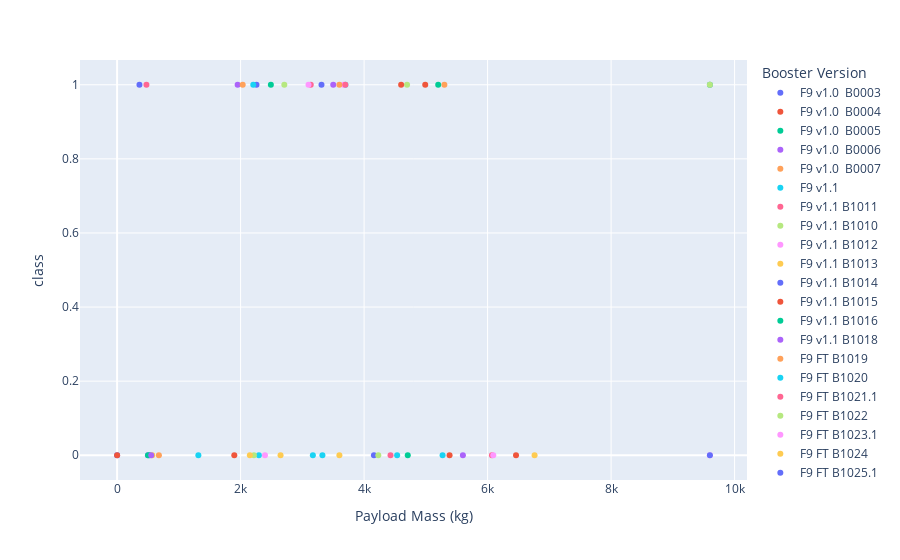
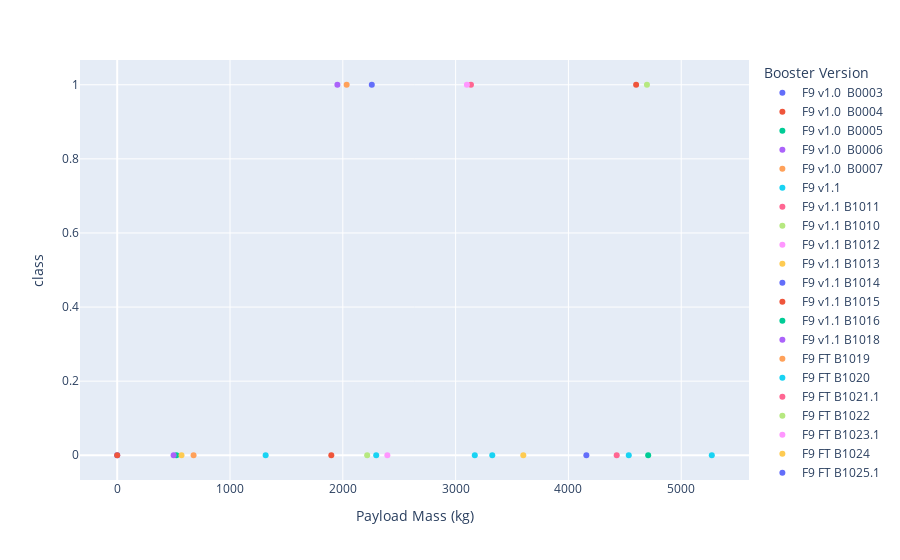

These figures' notebook cell, in order:
### Markdown cell above
The second part of the graphing validation is reviewing the Scatter plots and the manipulation that it can be done with it.

### Code cell
#We will make the scatter plot dependent 
#of the minimum and maximum payload mass that can be found on the data
filtered_data1 = spacex_df[(spacex_df['Payload Mass (kg)']>=min_payload)
      &(spacex_df['Payload Mass (kg)']<=max_payload)]

specific_df=spacex_df.loc[spacex_df['Launch Site'] == 'CCAFS LC-40']
filtered_data2 = specific_df[(specific_df['Payload Mass (kg)']>=min_payload)
      &(spacex_df['Payload Mass (kg)']<=max_payload)]

#We will use one scatter plot for showing all the data from max to min payload
#And the second scatter plot will be used with the CCAFS launching site
scatterplot1 = px.scatter(filtered_data1, x="Payload Mass (kg)", y="class", 
        color="Booster Version")
scatterplot2 = px.scatter(filtered_data2, x="Payload Mass (kg)", y="class", 
        color="Booster Version")

scatterplot1.show()
scatterplot2.show()

### Figure 1 — Plotly figure (JSON) as saved in the notebook; plotly's stock layout.template omitted (floating-point values rounded to 4 significant figures)
{"data": [{"hovertemplate": "Booster Version=F9 v1.0  B0003<br>Payload Mass (kg)=%{x}<br>class=%{y}<extra></extra>", "legendgroup": "F9 v1.0  B0003", "marker": {"color": "#636efa", "symbol": "circle"}, "mode": "markers", "name": "F9 v1.0  B0003", "orientation": "v", "showlegend": true, "type": "scatter", "x": [0], "xaxis": "x", "y": [0], "yaxis": "y"}, {"hovertemplate": "Booster Version=F9 v1.0  B0004<br>Payload Mass (kg)=%{x}<br>class=%{y}<extra></extra>", "legendgroup": "F9 v1.0  B0004", "marker": {"color": "#EF553B", "symbol": "circle"}, "mode": "markers", "name": "F9 v1.0  B0004", "orientation": "v", "showlegend": true, "type": "scatter", "x": [0], "xaxis": "x", "y": [0], "yaxis": "y"}, {"hovertemplate": "Booster Version=F9 v1.0  B0005<br>Payload Mass (kg)=%{x}<br>class=%{y}<extra></extra>", "legendgroup": "F9 v1.0  B0005", "marker": {"color": "#00cc96", "symbol": "circle"}, "mode": "markers", "name": "F9 v1.0  B0005", "orientation": "v", "showlegend": true, "type": "scatter", "x": [525], "xaxis": "x", "y": [0], "yaxis": "y"}, {"hovertemplate": "Booster Version=F9 v1.0  B0006<br>Payload Mass (kg)=%{x}<br>class=%{y}<extra></extra>", "legendgroup": "F9 v1.0  B0006", "marker": {"color": "#ab63fa", "symbol": "circle"}, "mode": "markers", "name": "F9 v1.0  B0006", "orientation": "v", "showlegend": true, "type": "scatter", "x": [500], "xaxis": "x", "y": [0], "yaxis": "y"}, {"hovertemplate": "Booster Version=F9 v1.0  B0007<br>Payload Mass (kg)=%{x}<br>class=%{y}<extra></extra>", "legendgroup": "F9 v1.0  B0007", "marker": {"color": "#FFA15A", "symbol": "circle"}, "mode": "markers", "name": "F9 v1.0  B0007", "orientation": "v", "showlegend": true, "type": "scatter", "x": [677], "xaxis": "x", "y": [0], "yaxis": "y"}, {"hovertemplate": "Booster Version=F9 v1.1<br>Payload Mass (kg)=%{x}<br>class=%{y}<extra></extra>", "legendgroup": "F9 v1.1", "marker": {"color": "#19d3f3", "symbol": "circle"}, "mode": "markers", "name": "F9 v1.1", "orientation": "v", "showlegend": true, "type": "scatter", "x": [3170, 3325, 2296, 1316, 4535], "xaxis": "x", "y": [0, 0, 0, 0, 0], "yaxis": "y"}, {"hovertemplate": "Booster Version=F9 v1.1 B1011<br>Payload Mass (kg)=%{x}<br>class=%{y}<extra></extra>", "legendgroup": "F9 v1.1 B1011", "marker": {"color": "#FF6692", "symbol": "circle"}, "mode": "markers", "name": "F9 v1.1 B1011", "orientation": "v", "showlegend": true, "type": "scatter", "x": [4428], "xaxis": "x", "y": [0], "yaxis": "y"}, {"hovertemplate": "Booster Version=F9 v1.1 B1010<br>Payload Mass (kg)=%{x}<br>class=%{y}<extra></extra>", "legendgroup": "F9 v1.1 B1010", "marker": {"color": "#B6E880", "symbol": "circle"}, "mode": "markers", "name": "F9 v1.1 B1010", "orientation": "v", "showlegend": true, "type": "scatter", "x": [2216], "xaxis": "x", "y": [0], "yaxis": "y"}, {"hovertemplate": "Booster Version=F9 v1.1 B1012<br>Payload Mass (kg)=%{x}<br>class=%{y}<extra></extra>", "legendgroup": "F9 v1.1 B1012", "marker": {"color": "#FF97FF", "symbol": "circle"}, "mode": "markers", "name": "F9 v1.1 B1012", "orientation": "v", "showlegend": true, "type": "scatter", "x": [2395], "xaxis": "x", "y": [0], "yaxis": "y"}, {"hovertemplate": "Booster Version=F9 v1.1 B1013<br>Payload Mass (kg)=%{x}<br>class=%{y}<extra></extra>", "legendgroup": "F9 v1.1 B1013", "marker": {"color": "#FECB52", "symbol": "circle"}, "mode": "markers", "name": "F9 v1.1 B1013", "orientation": "v", "showlegend": true, "type": "scatter", "x": [570], "xaxis": "x", "y": [0], "yaxis": "y"}, {"hovertemplate": "Booster Version=F9 v1.1 B1014<br>Payload Mass (kg)=%{x}<br>class=%{y}<extra></extra>", "legendgroup": "F9 v1.1 B1014", "marker": {"color": "#636efa", "symbol": "circle"}, "mode": "markers", "name": "F9 v1.1 B1014", "orientation": "v", "showlegend": true, "type": "scatter", "x": [4159], "xaxis": "x", "y": [0], "yaxis": "y"}, {"hovertemplate": "Booster Version=F9 v1.1 B1015<br>Payload Mass (kg)=%{x}<br>class=%{y}<extra></extra>", "legendgroup": "F9 v1.1 B1015", "marker": {"color": "#EF553B", "symbol": "circle"}, "mode": "markers", "name": "F9 v1.1 B1015", "orientation": "v", "showlegend": true, "type": "scatter", "x": [1898], "xaxis": "x", "y": [0], "yaxis": "y"}, {"hovertemplate": "Booster Version=F9 v1.1 B1016<br>Payload Mass (kg)=%{x}<br>class=%{y}<extra></extra>", "legendgroup": "F9 v1.1 B1016", "marker": {"color": "#00cc96", "symbol": "circle"}, "mode": "markers", "name": "F9 v1.1 B1016", "orientation": "v", "showlegend": true, "type": "scatter", "x": [4707], "xaxis": "x", "y": [0], "yaxis": "y"}, {"hovertemplate": "Booster Version=F9 v1.1 B1018<br>Payload Mass (kg)=%{x}<br>class=%{y}<extra></extra>", "legendgroup": "F9 v1.1 B1018", "marker": {"color": "#ab63fa", "symbol": "circle"}, "mode": "markers", "name": "F9 v1.1 B1018", "orientation": "v", "showlegend": true, "type": "scatter", "x": [1952], "xaxis": "x", "y": [1], "yaxis": "y"}, {"hovertemplate": "Booster Version=F9 FT B1019<br>Payload Mass (kg)=%{x}<br>class=%{y}<extra></extra>", "legendgroup": "F9 FT B1019", "marker": {"color": "#FFA15A", "symbol": "circle"}, "mode": "markers", "name": "F9 FT B1019", "orientation": "v", "showlegend": true, "type": "scatter", "x": [2034], "xaxis": "x", "y": [1], "yaxis": "y"}, {"hovertemplate": "Booster Version=F9 FT B1020<br>Payload Mass (kg)=%{x}<br>class=%{y}<extra></extra>", "legendgroup": "F9 FT B1020", "marker": {"color": "#19d3f3", "symbol": "circle"}, "mode": "markers", "name": "F9 FT B1020", "orientation": "v", "showlegend": true, "type": "scatter", "x": [5271], "xaxis": "x", "y": [0], "yaxis": "y"}, {"hovertemplate": "Booster Version=F9 FT B1021.1<br>Payload Mass (kg)=%{x}<br>class=%{y}<extra></extra>", "legendgroup": "F9 FT B1021.1", "marker": {"color": "#FF6692", "symbol": "circle"}, "mode": "markers", "name": "F9 FT B1021.1", "orientation": "v", "showlegend": true, "type": "scatter", "x": [3136], "xaxis": "x", "y": [1], "yaxis": "y"}, {"hovertemplate": "Booster Version=F9 FT B1022<br>Payload Mass (kg)=%{x}<br>class=%{y}<extra></extra>", "legendgroup": "F9 FT B1022", "marker": {"color": "#B6E880", "symbol": "circle"}, "mode": "markers", "name": "F9 FT B1022", "orientation": "v", "showlegend": true, "type": "scatter", "x": [4696], "xaxis": "x", "y": [1], "yaxis": "y"}, {"hovertemplate": "Booster Version=F9 FT B1023.1<br>Payload Mass (kg)=%{x}<br>class=%{y}<extra></extra>", "legendgroup": "F9 FT B1023.1", "marker": {"color": "#FF97FF", "symbol": "circle"}, "mode": "markers", "name": "F9 FT B1023.1", "orientation": "v", "showlegend": true, "type": "scatter", "x": [3100], "xaxis": "x", "y": [1], "yaxis": "y"}, {"hovertemplate": "Booster Version=F9 FT B1024<br>Payload Mass (kg)=%{x}<br>class=%{y}<extra></extra>", "legendgroup": "F9 FT B1024", "marker": {"color": "#FECB52", "symbol": "circle"}, "mode": "markers", "name": "F9 FT B1024", "orientation": "v", "showlegend": true, "type": "scatter", "x": [3600], "xaxis": "x", "y": [0], "yaxis": "y"}, {"hovertemplate": "Booster Version=F9 FT B1025.1<br>Payload Mass (kg)=%{x}<br>class=%{y}<extra></extra>", "legendgroup": "F9 FT B1025.1", "marker": {"color": "#636efa", "symbol": "circle"}, "mode": "markers", "name": "F9 FT B1025.1", "orientation": "v", "showlegend": true, "type": "scatter", "x": [2257], "xaxis": "x", "y": [1], "yaxis": "y"}, {"hovertemplate": "Booster Version=F9 FT B1026<br>Payload Mass (kg)=%{x}<br>class=%{y}<extra></extra>", "legendgroup": "F9 FT B1026", "marker": {"color": "#EF553B", "symbol": "circle"}, "mode": "markers", "name": "F9 FT B1026", "orientation": "v", "showlegend": true, "type": "scatter", "x": [4600], "xaxis": "x", "y": [1], "yaxis": "y"}, {"hovertemplate": "Booster Version=F9 v1.1  B1003<br>Payload Mass (kg)=%{x}<br>class=%{y}<extra></extra>", "legendgroup": "F9 v1.1  B1003", "marker": {"color": "#00cc96", "symbol": "circle"}, "mode": "markers", "name": "F9 v1.1  B1003", "orientation": "v", "showlegend": true, "type": "scatter", "x": [500], "xaxis": "x", "y": [0], "yaxis": "y"}, {"hovertemplate": "Booster Version=F9 v1.1 B1017<br>Payload Mass (kg)=%{x}<br>class=%{y}<extra></extra>", "legendgroup": "F9 v1.1 B1017", "marker": {"color": "#ab63fa", "symbol": "circle"}, "mode": "markers", "name": "F9 v1.1 B1017", "orientation": "v", "showlegend": true, "type": "scatter", "x": [553], "xaxis": "x", "y": [0], "yaxis": "y"}, {"hovertemplate": "Booster Version=F9 FT B1029.1<br>Payload Mass (kg)=%{x}<br>class=%{y}<extra></extra>", "legendgroup": "F9 FT B1029.1", "marker": {"color": "#FFA15A", "symbol": "circle"}, "mode": "markers", "name": "F9 FT B1029.1", "orientation": "v", "showlegend": true, "type": "scatter", "x": [9600], "xaxis": "x", "y": [1], "yaxis": "y"}, {"hovertemplate": "Booster Version=F9 FT B1036.1<br>Payload Mass (kg)=%{x}<br>class=%{y}<extra></extra>", "legendgroup": "F9 FT B1036.1", "marker": {"color": "#19d3f3", "symbol": "circle"}, "mode": "markers", "name": "F9 FT B1036.1", "orientation": "v", "showlegend": true, "type": "scatter", "x": [9600], "xaxis": "x", "y": [1], "yaxis": "y"}, {"hovertemplate": "Booster Version=F9 FT B1038.1<br>Payload Mass (kg)=%{x}<br>class=%{y}<extra></extra>", "legendgroup": "F9 FT B1038.1", "marker": {"color": "#FF6692", "symbol": "circle"}, "mode": "markers", "name": "F9 FT B1038.1", "orientation": "v", "showlegend": true, "type": "scatter", "x": [475], "xaxis": "x", "y": [1], "yaxis": "y"}, {"hovertemplate": "Booster Version=F9 B4 B1041.1<br>Payload Mass (kg)=%{x}<br>class=%{y}<extra></extra>", "legendgroup": "F9 B4 B1041.1", "marker": {"color": "#B6E880", "symbol": "circle"}, "mode": "markers", "name": "F9 B4 B1041.1", "orientation": "v", "showlegend": true, "type": "scatter", "x": [9600], "xaxis": "x", "y": [1], "yaxis": "y"}, {"hovertemplate": "Booster Version=F9 FT  B1036.2<br>Payload Mass (kg)=%{x}<br>class=%{y}<extra></extra>", "legendgroup": "F9 FT  B1036.2", "marker": {"color": "#FF97FF", "symbol": "circle"}, "mode": "markers", "name": "F9 FT  B1036.2", "orientation": "v", "showlegend": true, "type": "scatter", "x": [9600], "xaxis": "x", "y": [0], "yaxis": "y"}, {"hovertemplate": "Booster Version=F9 FT  B1038.2<br>Payload Mass (kg)=%{x}<br>class=%{y}<extra></extra>", "legendgroup": "F9 FT  B1038.2", "marker": {"color": "#FECB52", "symbol": "circle"}, "mode": "markers", "name": "F9 FT  B1038.2", "orientation": "v", "showlegend": true, "type": "scatter", "x": [2150], "xaxis": "x", "y": [0], "yaxis": "y"}, {"hovertemplate": "Booster Version=F9 B4  B1041.2<br>Payload Mass (kg)=%{x}<br>class=%{y}<extra></extra>", "legendgroup": "F9 B4  B1041.2", "marker": {"color": "#636efa", "symbol": "circle"}, "mode": "markers", "name": "F9 B4  B1041.2", "orientation": "v", "showlegend": true, "type": "scatter", "x": [9600], "xaxis": "x", "y": [0], "yaxis": "y"}, {"hovertemplate": "Booster Version=F9 B4  B1043.2<br>Payload Mass (kg)=%{x}<br>class=%{y}<extra></extra>", "legendgroup": "F9 B4  B1043.2", "marker": {"color": "#EF553B", "symbol": "circle"}, "mode": "markers", "name": "F9 B4  B1043.2", "orientation": "v", "showlegend": true, "type": "scatter", "x": [6460], "xaxis": "x", "y": [0], "yaxis": "y"}, {"hovertemplate": "Booster Version=F9 FT B1031.1<br>Payload Mass (kg)=%{x}<br>class=%{y}<extra></extra>", "legendgroup": "F9 FT B1031.1", "marker": {"color": "#00cc96", "symbol": "circle"}, "mode": "markers", "name": "F9 FT B1031.1", "orientation": "v", "showlegend": true, "type": "scatter", "x": [2490], "xaxis": "x", "y": [1], "yaxis": "y"}, {"hovertemplate": "Booster Version=F9 FT B1030<br>Payload Mass (kg)=%{x}<br>class=%{y}<extra></extra>", "legendgroup": "F9 FT B1030", "marker": {"color": "#ab63fa", "symbol": "circle"}, "mode": "markers", "name": "F9 FT B1030", "orientation": "v", "showlegend": true, "type": "scatter", "x": [5600], "xaxis": "x", "y": [0], "yaxis": "y"}, {"hovertemplate": "Booster Version=F9 FT  B1021.2<br>Payload Mass (kg)=%{x}<br>class=%{y}<extra></extra>", "legendgroup": "F9 FT  B1021.2", "marker": {"color": "#FFA15A", "symbol": "circle"}, "mode": "markers", "name": "F9 FT  B1021.2", "orientation": "v", "showlegend": true, "type": "scatter", "x": [5300], "xaxis": "x", "y": [1], "yaxis": "y"}, {"hovertemplate": "Booster Version=F9 FT B1032.1<br>Payload Mass (kg)=%{x}<br>class=%{y}<extra></extra>", "legendgroup": "F9 FT B1032.1", "marker": {"color": "#19d3f3", "symbol": "circle"}, "mode": "markers", "name": "F9 FT B1032.1", "orientation": "v", "showlegend": true, "type": "scatter", "x": [3697.0], "xaxis": "x", "y": [1], "yaxis": "y"}, {"hovertemplate": "Booster Version=F9 FT B1034<br>Payload Mass (kg)=%{x}<br>class=%{y}<extra></extra>", "legendgroup": "F9 FT B1034", "marker": {"color": "#FF6692", "symbol": "circle"}, "mode": "markers", "name": "F9 FT B1034", "orientation": "v", "showlegend": true, "type": "scatter", "x": [6070], "xaxis": "x", "y": [0], "yaxis": "y"}, {"hovertemplate": "Booster Version=F9 FT B1035.1<br>Payload Mass (kg)=%{x}<br>class=%{y}<extra></extra>", "legendgroup": "F9 FT B1035.1", "marker": {"color": "#B6E880", "symbol": "circle"}, "mode": "markers", "name": "F9 FT B1035.1", "orientation": "v", "showlegend": true, "type": "scatter", "x": [2708], "xaxis": "x", "y": [1], "yaxis": "y"}, {"hovertemplate": "Booster Version=F9 FT  B1029.2<br>Payload Mass (kg)=%{x}<br>class=%{y}<extra></extra>", "legendgroup": "F9 FT  B1029.2", "marker": {"color": "#FF97FF", "symbol": "circle"}, "mode": "markers", "name": "F9 FT  B1029.2", "orientation": "v", "showlegend": true, "type": "scatter", "x": [3669], "xaxis": "x", "y": [1], "yaxis": "y"}, {"hovertemplate": "Booster Version=F9 FT B1037<br>Payload Mass (kg)=%{x}<br>class=%{y}<extra></extra>", "legendgroup": "F9 FT B1037", "marker": {"color": "#FECB52", "symbol": "circle"}, "mode": "markers", "name": "F9 FT B1037", "orientation": "v", "showlegend": true, "type": "scatter", "x": [6761], "xaxis": "x", "y": [0], "yaxis": "y"}, {"hovertemplate": "Booster Version=F9 B4 B1039.1<br>Payload Mass (kg)=%{x}<br>class=%{y}<extra></extra>", "legendgroup": "F9 B4 B1039.1", "marker": {"color": "#636efa", "symbol": "circle"}, "mode": "markers", "name": "F9 B4 B1039.1", "orientation": "v", "showlegend": true, "type": "scatter", "x": [3310], "xaxis": "x", "y": [1], "yaxis": "y"}, {"hovertemplate": "Booster Version=F9 B4 B1040.1<br>Payload Mass (kg)=%{x}<br>class=%{y}<extra></extra>", "legendgroup": "F9 B4 B1040.1", "marker": {"color": "#EF553B", "symbol": "circle"}, "mode": "markers", "name": "F9 B4 B1040.1", "orientation": "v", "showlegend": true, "type": "scatter", "x": [4990], "xaxis": "x", "y": [1], "yaxis": "y"}, {"hovertemplate": "Booster Version=F9 FT  B1031.2<br>Payload Mass (kg)=%{x}<br>class=%{y}<extra></extra>", "legendgroup": "F9 FT  B1031.2", "marker": {"color": "#00cc96", "symbol": "circle"}, "mode": "markers", "name": "F9 FT  B1031.2", "orientation": "v", "showlegend": true, "type": "scatter", "x": [5200], "xaxis": "x", "y": [1], "yaxis": "y"}, {"hovertemplate": "Booster Version=F9 B4 B1042.1<br>Payload Mass (kg)=%{x}<br>class=%{y}<extra></extra>", "legendgroup": "F9 B4 B1042.1", "marker": {"color": "#ab63fa", "symbol": "circle"}, "mode": "markers", "name": "F9 B4 B1042.1", "orientation": "v", "showlegend": true, "type": "scatter", "x": [3500], "xaxis": "x", "y": [1], "yaxis": "y"}, {"hovertemplate": "Booster Version=F9 B5  B1046.1<br>Payload Mass (kg)=%{x}<br>class=%{y}<extra></extra>", "legendgroup": "F9 B5  B1046.1", "marker": {"color": "#FFA15A", "symbol": "circle"}, "mode": "markers", "name": "F9 B5  B1046.1", "orientation": "v", "showlegend": true, "type": "scatter", "x": [3600], "xaxis": "x", "y": [1], "yaxis": "y"}, {"hovertemplate": "Booster Version=F9 FT  B1035.2<br>Payload Mass (kg)=%{x}<br>class=%{y}<extra></extra>", "legendgroup": "F9 FT  B1035.2", "marker": {"color": "#19d3f3", "symbol": "circle"}, "mode": "markers", "name": "F9 FT  B1035.2", "orientation": "v", "showlegend": true, "type": "scatter", "x": [2205], "xaxis": "x", "y": [1], "yaxis": "y"}, {"hovertemplate": "Booster Version=F9 B4 B1043.1<br>Payload Mass (kg)=%{x}<br>class=%{y}<extra></extra>", "legendgroup": "F9 B4 B1043.1", "marker": {"color": "#FF6692", "symbol": "circle"}, "mode": "markers", "name": "F9 B4 B1043.1", "orientation": "v", "showlegend": true, "type": "scatter", "x": [3697.0], "xaxis": "x", "y": [1], "yaxis": "y"}, {"hovertemplate": "Booster Version=F9 FT  B1032.2<br>Payload Mass (kg)=%{x}<br>class=%{y}<extra></extra>", "legendgroup": "F9 FT  B1032.2", "marker": {"color": "#B6E880", "symbol": "circle"}, "mode": "markers", "name": "F9 FT  B1032.2", "orientation": "v", "showlegend": true, "type": "scatter", "x": [4230], "xaxis": "x", "y": [0], "yaxis": "y"}, {"hovertemplate": "Booster Version=F9 B4 B1044<br>Payload Mass (kg)=%{x}<br>class=%{y}<extra></extra>", "legendgroup": "F9 B4 B1044", "marker": {"color": "#FF97FF", "symbol": "circle"}, "mode": "markers", "name": "F9 B4 B1044", "orientation": "v", "showlegend": true, "type": "scatter", "x": [6092], "xaxis": "x", "y": [0], "yaxis": "y"}, {"hovertemplate": "Booster Version=F9 B4  B1039.2<br>Payload Mass (kg)=%{x}<br>class=%{y}<extra></extra>", "legendgroup": "F9 B4  B1039.2", "marker": {"color": "#FECB52", "symbol": "circle"}, "mode": "markers", "name": "F9 B4  B1039.2", "orientation": "v", "showlegend": true, "type": "scatter", "x": [2647], "xaxis": "x", "y": [0], "yaxis": "y"}, {"hovertemplate": "Booster Version=F9 B4 B1045.1<br>Payload Mass (kg)=%{x}<br>class=%{y}<extra></extra>", "legendgroup": "F9 B4 B1045.1", "marker": {"color": "#636efa", "symbol": "circle"}, "mode": "markers", "name": "F9 B4 B1045.1", "orientation": "v", "showlegend": true, "type": "scatter", "x": [362], "xaxis": "x", "y": [1], "yaxis": "y"}, {"hovertemplate": "Booster Version=F9 B4  B1040.2<br>Payload Mass (kg)=%{x}<br>class=%{y}<extra></extra>", "legendgroup": "F9 B4  B1040.2", "marker": {"color": "#EF553B", "symbol": "circle"}, "mode": "markers", "name": "F9 B4  B1040.2", "orientation": "v", "showlegend": true, "type": "scatter", "x": [5384], "xaxis": "x", "y": [0], "yaxis": "y"}], "layout": {"legend": {"title": {"text": "Booster Version"}, "tracegroupgap": 0}, "margin": {"t": 60}, "xaxis": {"anchor": "y", "domain": [0, 1], "title": {"text": "Payload Mass (kg)"}}, "yaxis": {"anchor": "x", "domain": [0, 1], "title": {"text": "class"}}}}

### Figure 2 — Plotly figure (JSON) as saved in the notebook; plotly's stock layout.template omitted (floating-point values rounded to 4 significant figures)
{"data": [{"hovertemplate": "Booster Version=F9 v1.0  B0003<br>Payload Mass (kg)=%{x}<br>class=%{y}<extra></extra>", "legendgroup": "F9 v1.0  B0003", "marker": {"color": "#636efa", "symbol": "circle"}, "mode": "markers", "name": "F9 v1.0  B0003", "orientation": "v", "showlegend": true, "type": "scatter", "x": [0], "xaxis": "x", "y": [0], "yaxis": "y"}, {"hovertemplate": "Booster Version=F9 v1.0  B0004<br>Payload Mass (kg)=%{x}<br>class=%{y}<extra></extra>", "legendgroup": "F9 v1.0  B0004", "marker": {"color": "#EF553B", "symbol": "circle"}, "mode": "markers", "name": "F9 v1.0  B0004", "orientation": "v", "showlegend": true, "type": "scatter", "x": [0], "xaxis": "x", "y": [0], "yaxis": "y"}, {"hovertemplate": "Booster Version=F9 v1.0  B0005<br>Payload Mass (kg)=%{x}<br>class=%{y}<extra></extra>", "legendgroup": "F9 v1.0  B0005", "marker": {"color": "#00cc96", "symbol": "circle"}, "mode": "markers", "name": "F9 v1.0  B0005", "orientation": "v", "showlegend": true, "type": "scatter", "x": [525], "xaxis": "x", "y": [0], "yaxis": "y"}, {"hovertemplate": "Booster Version=F9 v1.0  B0006<br>Payload Mass (kg)=%{x}<br>class=%{y}<extra></extra>", "legendgroup": "F9 v1.0  B0006", "marker": {"color": "#ab63fa", "symbol": "circle"}, "mode": "markers", "name": "F9 v1.0  B0006", "orientation": "v", "showlegend": true, "type": "scatter", "x": [500], "xaxis": "x", "y": [0], "yaxis": "y"}, {"hovertemplate": "Booster Version=F9 v1.0  B0007<br>Payload Mass (kg)=%{x}<br>class=%{y}<extra></extra>", "legendgroup": "F9 v1.0  B0007", "marker": {"color": "#FFA15A", "symbol": "circle"}, "mode": "markers", "name": "F9 v1.0  B0007", "orientation": "v", "showlegend": true, "type": "scatter", "x": [677], "xaxis": "x", "y": [0], "yaxis": "y"}, {"hovertemplate": "Booster Version=F9 v1.1<br>Payload Mass (kg)=%{x}<br>class=%{y}<extra></extra>", "legendgroup": "F9 v1.1", "marker": {"color": "#19d3f3", "symbol": "circle"}, "mode": "markers", "name": "F9 v1.1", "orientation": "v", "showlegend": true, "type": "scatter", "x": [3170, 3325, 2296, 1316, 4535], "xaxis": "x", "y": [0, 0, 0, 0, 0], "yaxis": "y"}, {"hovertemplate": "Booster Version=F9 v1.1 B1011<br>Payload Mass (kg)=%{x}<br>class=%{y}<extra></extra>", "legendgroup": "F9 v1.1 B1011", "marker": {"color": "#FF6692", "symbol": "circle"}, "mode": "markers", "name": "F9 v1.1 B1011", "orientation": "v", "showlegend": true, "type": "scatter", "x": [4428], "xaxis": "x", "y": [0], "yaxis": "y"}, {"hovertemplate": "Booster Version=F9 v1.1 B1010<br>Payload Mass (kg)=%{x}<br>class=%{y}<extra></extra>", "legendgroup": "F9 v1.1 B1010", "marker": {"color": "#B6E880", "symbol": "circle"}, "mode": "markers", "name": "F9 v1.1 B1010", "orientation": "v", "showlegend": true, "type": "scatter", "x": [2216], "xaxis": "x", "y": [0], "yaxis": "y"}, {"hovertemplate": "Booster Version=F9 v1.1 B1012<br>Payload Mass (kg)=%{x}<br>class=%{y}<extra></extra>", "legendgroup": "F9 v1.1 B1012", "marker": {"color": "#FF97FF", "symbol": "circle"}, "mode": "markers", "name": "F9 v1.1 B1012", "orientation": "v", "showlegend": true, "type": "scatter", "x": [2395], "xaxis": "x", "y": [0], "yaxis": "y"}, {"hovertemplate": "Booster Version=F9 v1.1 B1013<br>Payload Mass (kg)=%{x}<br>class=%{y}<extra></extra>", "legendgroup": "F9 v1.1 B1013", "marker": {"color": "#FECB52", "symbol": "circle"}, "mode": "markers", "name": "F9 v1.1 B1013", "orientation": "v", "showlegend": true, "type": "scatter", "x": [570], "xaxis": "x", "y": [0], "yaxis": "y"}, {"hovertemplate": "Booster Version=F9 v1.1 B1014<br>Payload Mass (kg)=%{x}<br>class=%{y}<extra></extra>", "legendgroup": "F9 v1.1 B1014", "marker": {"color": "#636efa", "symbol": "circle"}, "mode": "markers", "name": "F9 v1.1 B1014", "orientation": "v", "showlegend": true, "type": "scatter", "x": [4159], "xaxis": "x", "y": [0], "yaxis": "y"}, {"hovertemplate": "Booster Version=F9 v1.1 B1015<br>Payload Mass (kg)=%{x}<br>class=%{y}<extra></extra>", "legendgroup": "F9 v1.1 B1015", "marker": {"color": "#EF553B", "symbol": "circle"}, "mode": "markers", "name": "F9 v1.1 B1015", "orientation": "v", "showlegend": true, "type": "scatter", "x": [1898], "xaxis": "x", "y": [0], "yaxis": "y"}, {"hovertemplate": "Booster Version=F9 v1.1 B1016<br>Payload Mass (kg)=%{x}<br>class=%{y}<extra></extra>", "legendgroup": "F9 v1.1 B1016", "marker": {"color": "#00cc96", "symbol": "circle"}, "mode": "markers", "name": "F9 v1.1 B1016", "orientation": "v", "showlegend": true, "type": "scatter", "x": [4707], "xaxis": "x", "y": [0], "yaxis": "y"}, {"hovertemplate": "Booster Version=F9 v1.1 B1018<br>Payload Mass (kg)=%{x}<br>class=%{y}<extra></extra>", "legendgroup": "F9 v1.1 B1018", "marker": {"color": "#ab63fa", "symbol": "circle"}, "mode": "markers", "name": "F9 v1.1 B1018", "orientation": "v", "showlegend": true, "type": "scatter", "x": [1952], "xaxis": "x", "y": [1], "yaxis": "y"}, {"hovertemplate": "Booster Version=F9 FT B1019<br>Payload Mass (kg)=%{x}<br>class=%{y}<extra></extra>", "legendgroup": "F9 FT B1019", "marker": {"color": "#FFA15A", "symbol": "circle"}, "mode": "markers", "name": "F9 FT B1019", "orientation": "v", "showlegend": true, "type": "scatter", "x": [2034], "xaxis": "x", "y": [1], "yaxis": "y"}, {"hovertemplate": "Booster Version=F9 FT B1020<br>Payload Mass (kg)=%{x}<br>class=%{y}<extra></extra>", "legendgroup": "F9 FT B1020", "marker": {"color": "#19d3f3", "symbol": "circle"}, "mode": "markers", "name": "F9 FT B1020", "orientation": "v", "showlegend": true, "type": "scatter", "x": [5271], "xaxis": "x", "y": [0], "yaxis": "y"}, {"hovertemplate": "Booster Version=F9 FT B1021.1<br>Payload Mass (kg)=%{x}<br>class=%{y}<extra></extra>", "legendgroup": "F9 FT B1021.1", "marker": {"color": "#FF6692", "symbol": "circle"}, "mode": "markers", "name": "F9 FT B1021.1", "orientation": "v", "showlegend": true, "type": "scatter", "x": [3136], "xaxis": "x", "y": [1], "yaxis": "y"}, {"hovertemplate": "Booster Version=F9 FT B1022<br>Payload Mass (kg)=%{x}<br>class=%{y}<extra></extra>", "legendgroup": "F9 FT B1022", "marker": {"color": "#B6E880", "symbol": "circle"}, "mode": "markers", "name": "F9 FT B1022", "orientation": "v", "showlegend": true, "type": "scatter", "x": [4696], "xaxis": "x", "y": [1], "yaxis": "y"}, {"hovertemplate": "Booster Version=F9 FT B1023.1<br>Payload Mass (kg)=%{x}<br>class=%{y}<extra></extra>", "legendgroup": "F9 FT B1023.1", "marker": {"color": "#FF97FF", "symbol": "circle"}, "mode": "markers", "name": "F9 FT B1023.1", "orientation": "v", "showlegend": true, "type": "scatter", "x": [3100], "xaxis": "x", "y": [1], "yaxis": "y"}, {"hovertemplate": "Booster Version=F9 FT B1024<br>Payload Mass (kg)=%{x}<br>class=%{y}<extra></extra>", "legendgroup": "F9 FT B1024", "marker": {"color": "#FECB52", "symbol": "circle"}, "mode": "markers", "name": "F9 FT B1024", "orientation": "v", "showlegend": true, "type": "scatter", "x": [3600], "xaxis": "x", "y": [0], "yaxis": "y"}, {"hovertemplate": "Booster Version=F9 FT B1025.1<br>Payload Mass (kg)=%{x}<br>class=%{y}<extra></extra>", "legendgroup": "F9 FT B1025.1", "marker": {"color": "#636efa", "symbol": "circle"}, "mode": "markers", "name": "F9 FT B1025.1", "orientation": "v", "showlegend": true, "type": "scatter", "x": [2257], "xaxis": "x", "y": [1], "yaxis": "y"}, {"hovertemplate": "Booster Version=F9 FT B1026<br>Payload Mass (kg)=%{x}<br>class=%{y}<extra></extra>", "legendgroup": "F9 FT B1026", "marker": {"color": "#EF553B", "symbol": "circle"}, "mode": "markers", "name": "F9 FT B1026", "orientation": "v", "showlegend": true, "type": "scatter", "x": [4600], "xaxis": "x", "y": [1], "yaxis": "y"}], "layout": {"legend": {"title": {"text": "Booster Version"}, "tracegroupgap": 0}, "margin": {"t": 60}, "xaxis": {"anchor": "y", "domain": [0, 1], "title": {"text": "Payload Mass (kg)"}}, "yaxis": {"anchor": "x", "domain": [0, 1], "title": {"text": "class"}}}}
